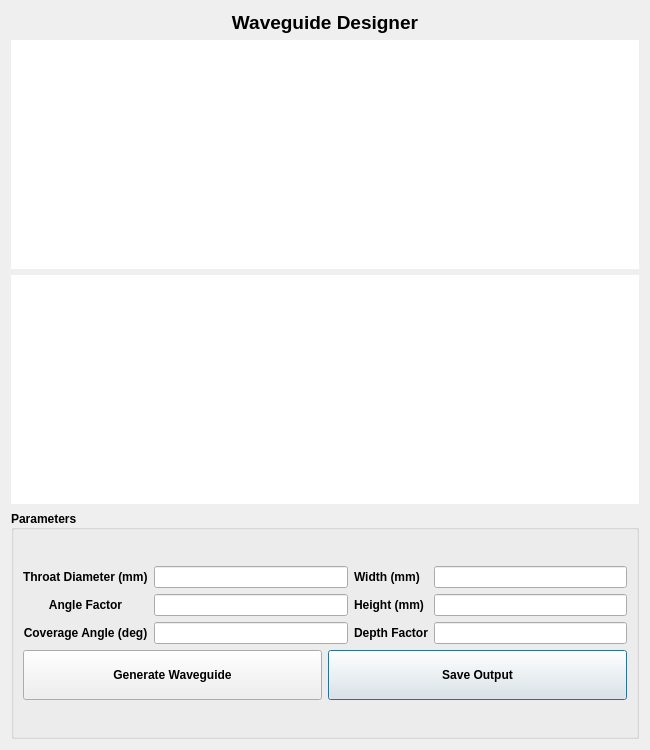
<?xml version="1.0" encoding="UTF-8"?>
<ui version="4.0">
 <class>Dialog</class>
 <widget class="QDialog" name="Dialog">
  <property name="geometry">
   <rect>
    <x>0</x>
    <y>0</y>
    <width>650</width>
    <height>750</height>
   </rect>
  </property>
  <property name="sizePolicy">
   <sizepolicy hsizetype="Preferred" vsizetype="Preferred">
    <horstretch>0</horstretch>
    <verstretch>0</verstretch>
   </sizepolicy>
  </property>
  <property name="minimumSize">
   <size>
    <width>650</width>
    <height>750</height>
   </size>
  </property>
  <property name="font">
   <font>
    <pointsize>9</pointsize>
    <weight>75</weight>
    <bold>true</bold>
   </font>
  </property>
  <property name="windowTitle">
   <string>Waveguide Designer</string>
  </property>
  <property name="windowIcon">
   <iconset>
    <normaloff>Waveguide.ico</normaloff>Waveguide.ico</iconset>
  </property>
  <property name="toolTip">
   <string notr="true"/>
  </property>
  <property name="modal">
   <bool>false</bool>
  </property>
  <layout class="QGridLayout" name="gridLayout_4">
   <item row="0" column="0">
    <layout class="QGridLayout" name="gridLayout_3">
     <item row="0" column="0">
      <widget class="QLabel" name="label">
       <property name="sizePolicy">
        <sizepolicy hsizetype="Preferred" vsizetype="Maximum">
         <horstretch>0</horstretch>
         <verstretch>0</verstretch>
        </sizepolicy>
       </property>
       <property name="text">
        <string>&lt;html&gt;&lt;head/&gt;&lt;body&gt;&lt;p&gt;&lt;span style=&quot; font-size:14pt; font-weight:600;&quot;&gt;Waveguide Designer&lt;/span&gt;&lt;/p&gt;&lt;/body&gt;&lt;/html&gt;</string>
       </property>
       <property name="alignment">
        <set>Qt::AlignCenter</set>
       </property>
      </widget>
     </item>
     <item row="0" column="1" rowspan="4">
      <spacer name="verticalSpacer">
       <property name="orientation">
        <enum>Qt::Vertical</enum>
       </property>
       <property name="sizeHint" stdset="0">
        <size>
         <width>0</width>
         <height>703</height>
        </size>
       </property>
      </spacer>
     </item>
     <item row="1" column="0">
      <widget class="QWidget" name="widget_2" native="true">
       <property name="styleSheet">
        <string notr="true">background-color: rgb(255, 255, 255);</string>
       </property>
      </widget>
     </item>
     <item row="2" column="0">
      <widget class="QWidget" name="widget" native="true">
       <property name="sizePolicy">
        <sizepolicy hsizetype="Preferred" vsizetype="Preferred">
         <horstretch>0</horstretch>
         <verstretch>0</verstretch>
        </sizepolicy>
       </property>
       <property name="styleSheet">
        <string notr="true">background-color: rgb(255, 255, 255);</string>
       </property>
      </widget>
     </item>
     <item row="3" column="0">
      <widget class="QGroupBox" name="groupBox">
       <property name="layoutDirection">
        <enum>Qt::LeftToRight</enum>
       </property>
       <property name="title">
        <string>Parameters</string>
       </property>
       <property name="alignment">
        <set>Qt::AlignLeading|Qt::AlignLeft|Qt::AlignVCenter</set>
       </property>
       <layout class="QGridLayout" name="gridLayout_5">
        <item row="0" column="0">
         <layout class="QGridLayout" name="gridLayout_2">
          <item row="1" column="1">
           <widget class="QPushButton" name="pushButton_SaveTxt">
            <property name="minimumSize">
             <size>
              <width>0</width>
              <height>50</height>
             </size>
            </property>
            <property name="text">
             <string>Save Output</string>
            </property>
           </widget>
          </item>
          <item row="1" column="0">
           <widget class="QPushButton" name="pushButton_GenerateWaveguide">
            <property name="minimumSize">
             <size>
              <width>0</width>
              <height>50</height>
             </size>
            </property>
            <property name="text">
             <string>Generate Waveguide</string>
            </property>
           </widget>
          </item>
          <item row="0" column="0" colspan="2">
           <layout class="QGridLayout" name="gridLayout">
            <item row="0" column="0">
             <widget class="QLabel" name="label_2">
              <property name="text">
               <string>&lt;html&gt;&lt;head/&gt;&lt;body&gt;&lt;p&gt;&lt;span style=&quot; font-size:9pt; font-weight:600;&quot;&gt;Throat Diameter (mm)&lt;/span&gt;&lt;/p&gt;&lt;/body&gt;&lt;/html&gt;</string>
              </property>
             </widget>
            </item>
            <item row="0" column="1">
             <widget class="QLineEdit" name="lineEdit_throat_diameter">
              <property name="toolTip">
               <string>&lt;html&gt;&lt;head/&gt;&lt;body&gt;&lt;p&gt;Enter Throat Diameter in mm&lt;/p&gt;&lt;/body&gt;&lt;/html&gt;</string>
              </property>
             </widget>
            </item>
            <item row="0" column="2">
             <widget class="QLabel" name="label_5">
              <property name="text">
               <string>&lt;html&gt;&lt;head/&gt;&lt;body&gt;&lt;p&gt;&lt;span style=&quot; font-size:9pt; font-weight:600;&quot;&gt;Width (mm)&lt;/span&gt;&lt;/p&gt;&lt;/body&gt;&lt;/html&gt;</string>
              </property>
             </widget>
            </item>
            <item row="0" column="3">
             <widget class="QLineEdit" name="lineEdit_width">
              <property name="toolTip">
               <string>&lt;html&gt;&lt;head/&gt;&lt;body&gt;&lt;p&gt;Enter Waveguide Width in mm&lt;/p&gt;&lt;/body&gt;&lt;/html&gt;</string>
              </property>
             </widget>
            </item>
            <item row="1" column="0">
             <widget class="QLabel" name="label_3">
              <property name="text">
               <string>&lt;html&gt;&lt;head/&gt;&lt;body&gt;&lt;p align=&quot;center&quot;&gt;&lt;span style=&quot; font-size:9pt; font-weight:600;&quot;&gt;Angle Factor&lt;/span&gt;&lt;/p&gt;&lt;/body&gt;&lt;/html&gt;</string>
              </property>
             </widget>
            </item>
            <item row="1" column="1">
             <widget class="QLineEdit" name="lineEdit_angle_factor">
              <property name="toolTip">
               <string>&lt;html&gt;&lt;head/&gt;&lt;body&gt;&lt;p&gt;Adjust the Angle Factor until the desired coverage angle is reached&lt;/p&gt;&lt;/body&gt;&lt;/html&gt;</string>
              </property>
             </widget>
            </item>
            <item row="1" column="2">
             <widget class="QLabel" name="label_6">
              <property name="text">
               <string>&lt;html&gt;&lt;head/&gt;&lt;body&gt;&lt;p&gt;&lt;span style=&quot; font-size:9pt; font-weight:600;&quot;&gt;Height (mm)&lt;/span&gt;&lt;/p&gt;&lt;/body&gt;&lt;/html&gt;</string>
              </property>
             </widget>
            </item>
            <item row="1" column="3">
             <widget class="QLineEdit" name="lineEdit_height">
              <property name="toolTip">
               <string>&lt;html&gt;&lt;head/&gt;&lt;body&gt;&lt;p&gt;Enter Waveguide Height in mm, if the waveguide is circular use the same number as Width&lt;/p&gt;&lt;/body&gt;&lt;/html&gt;</string>
              </property>
             </widget>
            </item>
            <item row="2" column="0">
             <widget class="QLabel" name="label_4">
              <property name="text">
               <string>&lt;html&gt;&lt;head/&gt;&lt;body&gt;&lt;p align=&quot;center&quot;&gt;&lt;span style=&quot; font-size:9pt; font-weight:600;&quot;&gt;Coverage Angle (deg)&lt;/span&gt;&lt;/p&gt;&lt;/body&gt;&lt;/html&gt;</string>
              </property>
             </widget>
            </item>
            <item row="2" column="1">
             <widget class="QLineEdit" name="lineEdit_coverage_angle">
              <property name="toolTip">
               <string>&lt;html&gt;&lt;head/&gt;&lt;body&gt;&lt;p&gt;Coverage Angle will appear here after each calculation&lt;/p&gt;&lt;/body&gt;&lt;/html&gt;</string>
              </property>
              <property name="readOnly">
               <bool>true</bool>
              </property>
             </widget>
            </item>
            <item row="2" column="2">
             <widget class="QLabel" name="label_7">
              <property name="text">
               <string>&lt;html&gt;&lt;head/&gt;&lt;body&gt;&lt;p&gt;&lt;span style=&quot; font-size:9pt; font-weight:600;&quot;&gt;Depth Factor&lt;/span&gt;&lt;/p&gt;&lt;/body&gt;&lt;/html&gt;</string>
              </property>
             </widget>
            </item>
            <item row="2" column="3">
             <widget class="QLineEdit" name="lineEdit_depth_factor">
              <property name="toolTip">
               <string>&lt;html&gt;&lt;head/&gt;&lt;body&gt;&lt;p&gt;Adjust the Depth Factor until desired height is reached.&lt;/p&gt;&lt;p&gt;Note: Must be above 2&lt;/p&gt;&lt;/body&gt;&lt;/html&gt;</string>
              </property>
             </widget>
            </item>
           </layout>
          </item>
         </layout>
        </item>
       </layout>
      </widget>
     </item>
     <item row="4" column="0">
      <spacer name="horizontalSpacer">
       <property name="orientation">
        <enum>Qt::Horizontal</enum>
       </property>
       <property name="sizeHint" stdset="0">
        <size>
         <width>40</width>
         <height>0</height>
        </size>
       </property>
      </spacer>
     </item>
    </layout>
   </item>
  </layout>
 </widget>
 <resources/>
 <connections/>
</ui>
